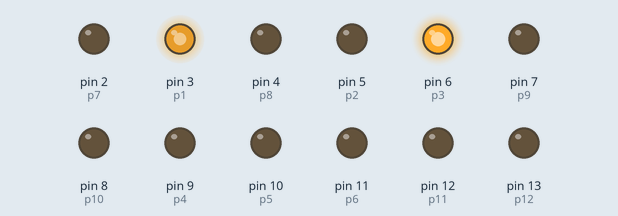
This sketch was run on a simulated Arduino Uno, built with avr-gcc and run on an emulated ATmega328P. On the bench: output pins drawn as LEDs (lit = HIGH).

Above: at 0.05 s.
At 3.95 s:
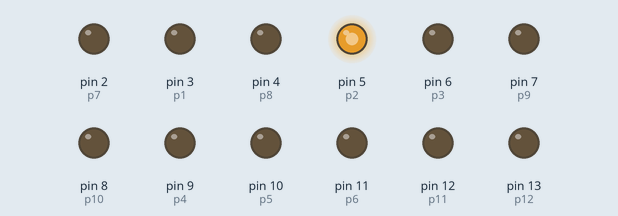
Timing chart, 0 to 5.2 s (numbered marks = the images above):
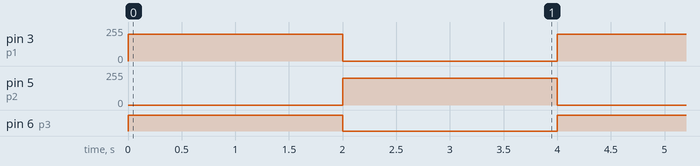

The sketch:

MotorDriver.ino
```cpp
int p1 = 3;
int p2 = 5;
int p3 = 6;
int p4 = 9;
int p5 = 10;
int p6 = 11;
int p7 = 2;
int p8 = 4;
int p9 = 7;
int p10 = 8;
int p11 = 12;
int p12 = 13;

void setup() {
  // put your setup code here, to run once:
  pinMode(p1, OUTPUT);
  pinMode(p2, OUTPUT);
  pinMode(p3, OUTPUT);
  pinMode(p4, OUTPUT);
  pinMode(p5, OUTPUT);
  pinMode(p6, OUTPUT);
  pinMode(p7, OUTPUT);
  pinMode(p8, OUTPUT);
  pinMode(p9, OUTPUT);
  pinMode(p10, OUTPUT);
  pinMode(p11, OUTPUT);
  pinMode(p12, OUTPUT);
}

void loop() {
  // put your main code here, to run repeatedly:
  analogWrite(p1, 200);
  analogWrite(p2, 0);
  analogWrite(p3, 255);
  analogWrite(p4, 0);
  analogWrite(p5, 0);
  analogWrite(p6, 0);
  digitalWrite(p7, LOW);
  digitalWrite(p8, LOW);
  digitalWrite(p9, LOW);
  digitalWrite(p10, LOW);
  digitalWrite(p11, LOW);
  digitalWrite(p12, LOW);
  delay(2000);
  analogWrite(p1, 0);
  analogWrite(p2, 200);
  analogWrite(p3, 0);
  analogWrite(p4, 0);
  analogWrite(p5, 0);
  analogWrite(p6, 0);
  digitalWrite(p7, LOW);
  digitalWrite(p8, LOW);
  digitalWrite(p9, LOW);
  digitalWrite(p10, LOW);
  digitalWrite(p11, LOW);
  digitalWrite(p12, LOW);
  delay(2000);
}
```

Measured:
- by itself, pin 3 (p1), pin 5 (p2): alternates 200/255 for 2.0 s and 0/255 for 2.0 s
- by itself, pin 6 (p3): alternates HIGH for 2.0 s and LOW for 2.0 s
